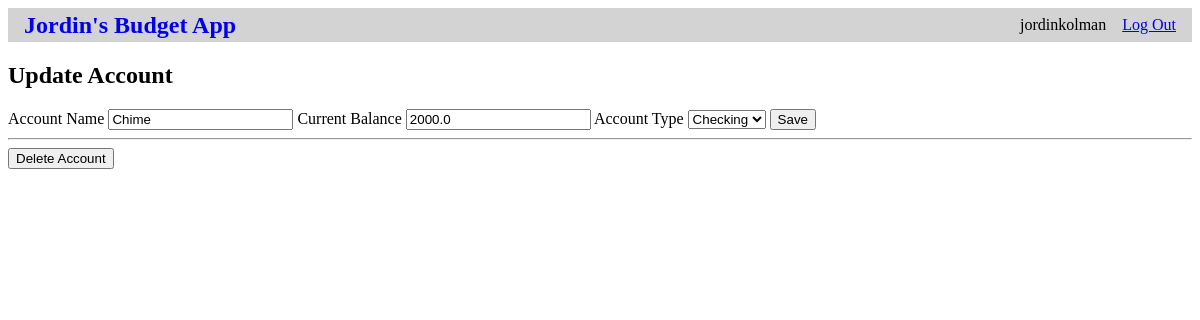
The app's page /2/update_account (signed in) with its own data.
### tables this page shows
CREATE TABLE user (
    id INTEGER PRIMARY KEY,
    username TEXT UNIQUE NOT NULL,
    password TEXT NOT NULL
);

CREATE TABLE accounts (
    id INTEGER PRIMARY KEY,
    user_id INTEGER NOT NULL,
    name TEXT UNIQUE NOT NULL,
    balance REAL NOT NULL,
    type_id TEXT NOT NULL,
    FOREIGN KEY (user_id) REFERENCES users (id),
    FOREIGN KEY (type_id) REFERENCES account_types (id)
);

### budget_app/budget.py (the view, shortened to what this page needs)
@bp.route("/<int:id>/update_account", methods=("GET", "POST"))
@login_required
def update_account(id):
    account = get_account(id)
    db = get_db()
    types = db.execute('SELECT id, name FROM account_types')
    return render_template("budget/update_account.html", account=account, types=types)

### budget_app/auth.py (called while the page is built)
@bp.before_app_request
def load_logged_in_user():
    user_id = session.get('user_id')
    if user_id is None:
        g.user = None
    else:
        g.user = get_db().execute(
            'SELECT * FROM user WHERE id = ?', (user_id,)
        ).fetchone()

def login_required(view):
    @functools.wraps(view)
    def wrapped_view(**kwargs):
        if g.user is None:
            return redirect(url_for('auth.login'))
        return view(**kwargs)
    return wrapped_view

### budget_app/budget.py (called while the page is built)
def get_account(id, check_user=True):
    account = (
        get_db()
        .execute(
            "SELECT a.id, a.name, balance, ty.name, user_id, username"
            " FROM accounts a JOIN user u ON a.user_id = u.id"
            " JOIN account_types ty ON a.type_id = ty.id"
            " WHERE a.id = ?",
            (id,),
        )
        .fetchone()
    )
    if account is None:
        abort(404, f"Account ID {id} doesn't exist")
    if check_user and account["user_id"] != g.user["id"]:
        abort(403)
    return account

### budget_app/db.py (called while the page is built)
def get_db():
    if 'db' not in g:
        g.db = sqlite3.connect(
            current_app.config['DATABASE'],
            detect_types=sqlite3.PARSE_DECLTYPES
        )
        g.db.row_factory = sqlite3.Row
    return g.db

### budget_app/templates/budget/update_account.html
{% extends 'base.html' %}
{% block header %}
    <h1>{% block title %}Update Account {{ account["account_name"] }}{% endblock %}</h1>
{% endblock %}
{% block content %}
    <form method="post">
        <label for="name">Account Name</label>
        <input name="name" id="account_name" value="{{ request.form['name'] or account['name'] }}" required>
        <label for="balance">Current Balance</label>
        <input name="balance" id="account_balance" value="{{ request.form['balance'] or account['balance']}}">
        <label for="account_type">Account Type</label>
        <select name="account_type" id="account_type">
            {% for type in types %}
                <option value="{{ type.name }}">{{ type['name'] }}</option>
            {% endfor %}
        </select>
        <input type="submit" value="Save">
    </form>
    <hr>
    <form action="{{ url_for('budget.delete_account', id=account['id']) }}" method="post">
        <input class="danger" type="submit" value="Delete Account" onclick="return confirm('Are you sure?');">
    </form>
{% endblock %}

### budget_app/templates/base.html (shortened to what this page needs)
<!DOCTYPE html>
<html lang="en">
<head>
    <link rel="stylesheet" href="{{ url_for('static', filename='style.css')}}">
</head>
<body>
    <nav>
        <h1><a href="./">Jordin's Budget App</a></h1>
        <ul>
            {% if g.user %}
                <li><span>{{ g.user['username'] }}</span></li>
                <li><a href="{{ url_for('auth.logout') }}">Log Out</a></li>
            {% else %}
                <li><a href="{{ url_for('auth.register') }}">Register</a></li>
                <li><a href="{{ url_for('auth.login') }}">Log In</a></li>
            {% endif %}
        </ul>
    </nav>
    <section class="content">
        <header>{% block header %}{% endblock %}</header>
        {% block content %}{% endblock %}
    </section>
</body>
</html>

### budget_app/static/style.css (style rules this page uses)
nav { background: lightgray; display: flex; align-items: center; padding: 0 0.5rem; }
nav h1 { flex: auto; margin: 0; }
nav h1 a { text-decoration: none; padding: 0.25rem 0.5rem; }
nav ul { display: flex; list-style: none; margin: 0; padding: 0; }
nav ul li a, nav ul li span, header .action { display: block; padding: 0.5rem; }

### records on screen
user: user.username "jordinkolman"
accounts: name "Chime", balance "2000.0"

### other values on screen
form field account_type "Checking"
